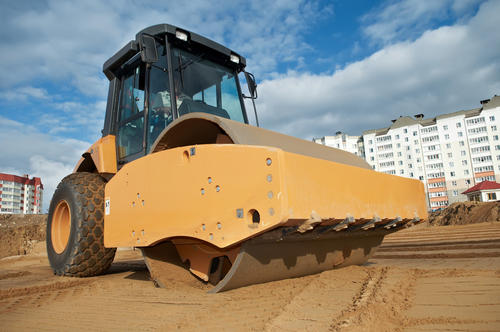
#> input picture test/P001067.png, 500 x 332 px
$ python test.py
#> lines starting #> are read from the running program, lines starting #| are printed output that depends on the picture
import cv2
import numpy as np
import base64
import time


aaa = np.array([1, 2])

test_img = cv2.imread('P001067.png', cv2.IMREAD_GRAYSCALE)
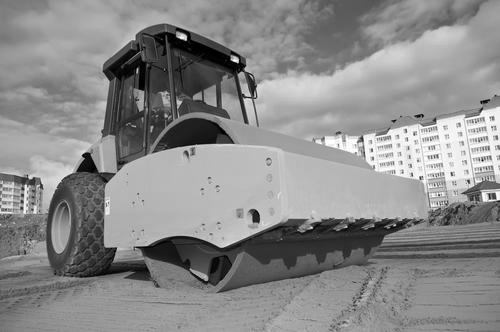
#> test_img: shape (332, 500); min 0, max 255, mean 138.4
print(test_img.shape[:2])
#| (332, 500)
time_load_start = time.time()
#> (the run stopped early here; a loop or call above may not have finished)

$ run again, with test/P000005.png copied over test/P001067.png
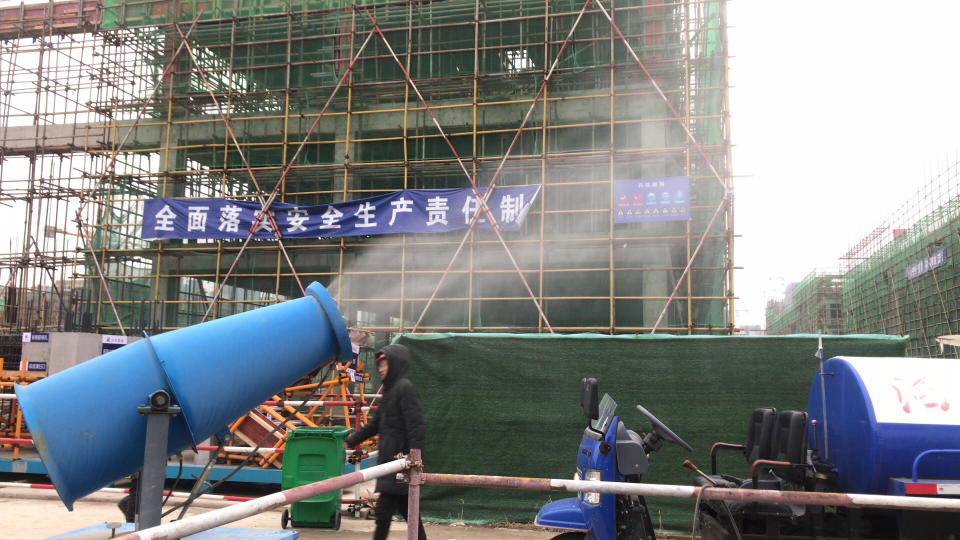
#> input picture test/P000005.png, 1920 x 1080 px (shown at 1/2 size)
#> `test_img = cv2.imread('P001067.png', cv2.IMREAD_GRAYSCALE)`:
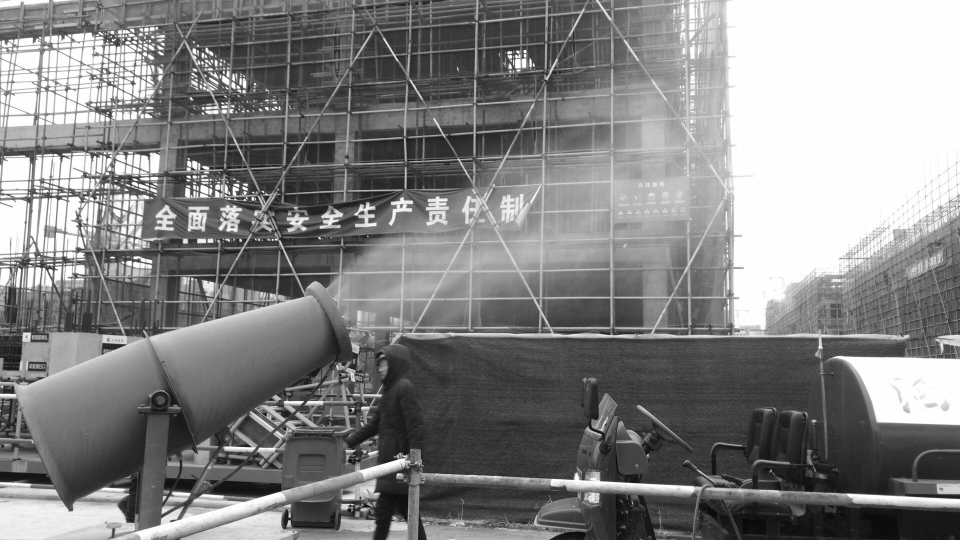
#> test_img: shape (1080, 1920) (shown at 1/2 size); min 4, max 255, mean 130.8
#| (1080, 1920)

$ run again, with test/P000014.png copied over test/P001067.png
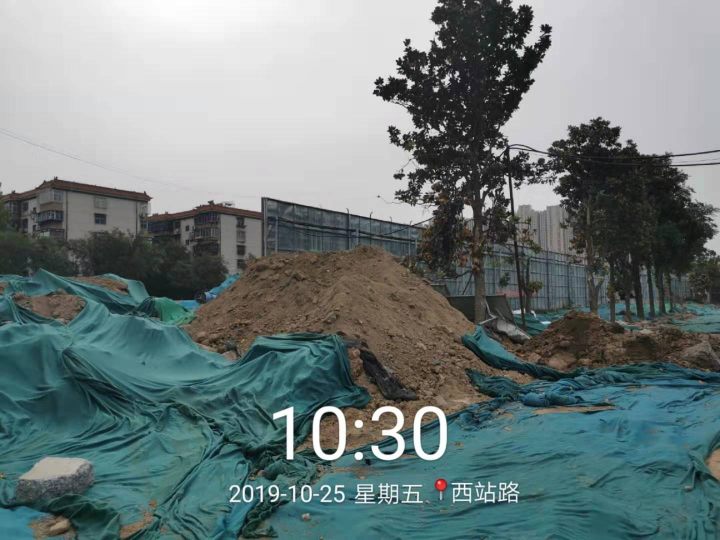
#> input picture test/P000014.png, 1440 x 1080 px (shown at 1/2 size)
#> `test_img = cv2.imread('P001067.png', cv2.IMREAD_GRAYSCALE)`:
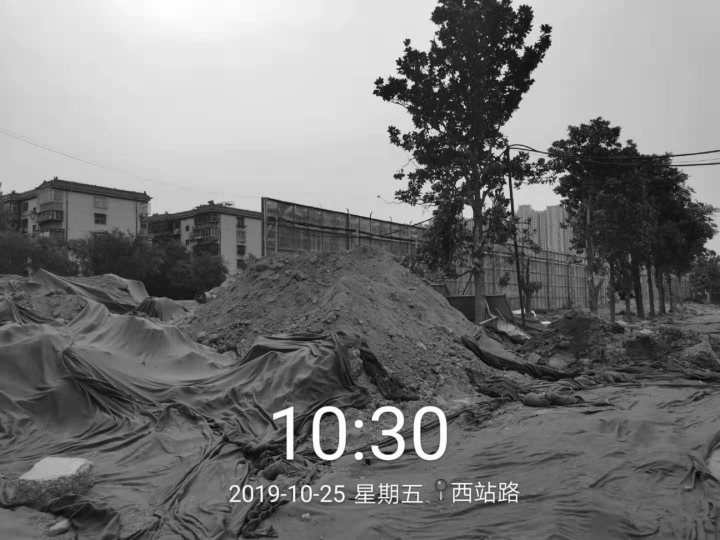
#> test_img: shape (1080, 1440) (shown at 1/2 size); min 0, max 255, mean 119.2
#| (1080, 1440)
